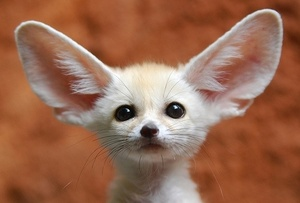
//> input picture Lab02/input.jpg, 300 x 203 px, shrunk from 495 x 336 before the run
$ ./hist_matching_YUV   (built with g++ and OpenCV 4)
//> lines starting //> are read from the running program, lines starting //| are printed output that depends on the picture
#include "hist_func.h"

void hist_eq(Mat &input, Mat &equalized, G *trans_func, float *CDF);
void hist_mat(Mat& input, Mat& ref, Mat& z_equalized, Mat& matched, Mat& s_equalized, G* z_trans_func_eq, G* match_func);

int main() {

	Mat input = imread("input.jpg", IMREAD_COLOR);
//> input is the input picture: 203 rows x 300 cols, CV_8UC3; mean B, G, R 81.3, 105.2, 153.5
	Mat ref= imread("ref_image4_eq.jpg", IMREAD_COLOR);
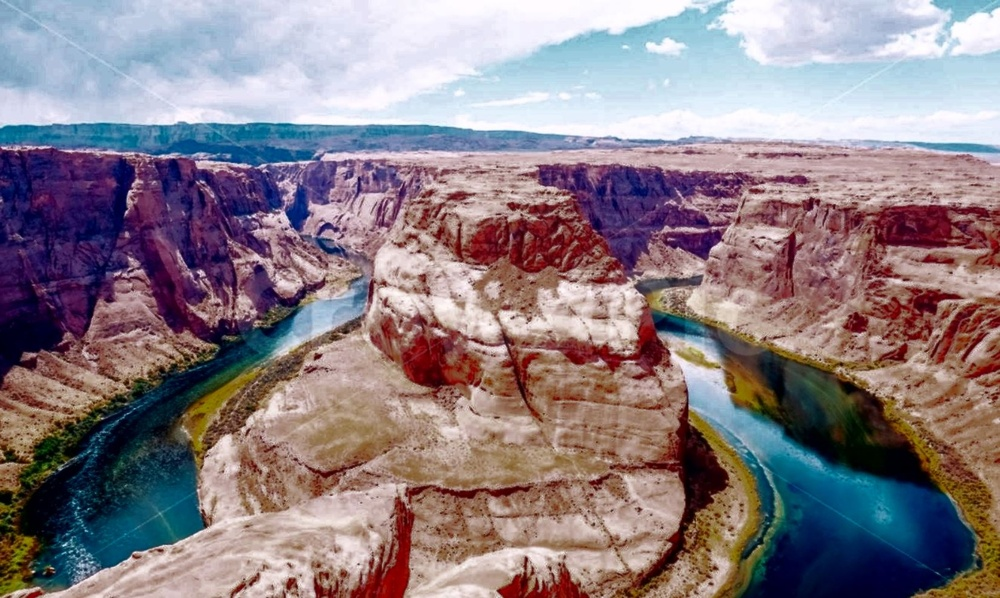
//> input picture Lab02/ref_image4_eq.JPG, 1000 x 598 px, shrunk from 1652 x 988 before the run
//> ref is the input picture: 598 rows x 1000 cols, CV_8UC3; mean B, G, R 132.7, 125.9, 139.2
	Mat s_equalized_YUV;
	Mat s_YUV;
	Mat z_equalized_YUV;
	Mat matched_YUV;
	Mat s,z;

	cvtColor(input, s_equalized_YUV, COLOR_RGB2YUV);	// RGB -> YUV
//> s_equalized_YUV: 203 rows x 300 cols, CV_8UC3; mean of channels 0, 1, 2 103.6, 152.5, 108.5
	cvtColor(input, s, COLOR_RGB2YUV);
	cvtColor(ref, z, COLOR_RGB2YUV);
//> z: 598 rows x 1000 cols, CV_8UC3; mean of channels 0, 1, 2 129.5, 132.8, 130.9
	cvtColor(ref, z_equalized_YUV, COLOR_RGB2YUV);	// RGB -> YUV

	// split each channel(Y, U, V)
	Mat s_channels[3];
	split(s_equalized_YUV, s_channels);
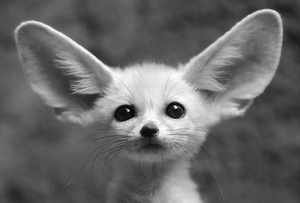
//> s_channels[0]: 203 rows x 300 cols, CV_8UC1; min 0, max 255, mean 103.6
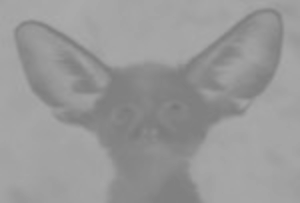
//> s_channels[1]: 203 rows x 300 cols, CV_8UC1; min 119, max 171, mean 152.5
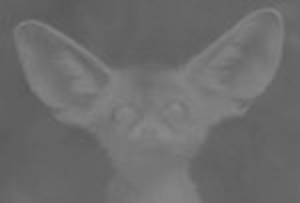
//> s_channels[2]: 203 rows x 300 cols, CV_8UC1; min 88, max 138, mean 108.5
	Mat s_Y = s_channels[0];						// U = channels[1], V = channels[2]

	Mat s_i[3];
	split(s, s_i);
	Mat s_input = s_i[0];

	// split each channel(Y, U, V)
	Mat z_channels[3];
	split(z_equalized_YUV, z_channels);
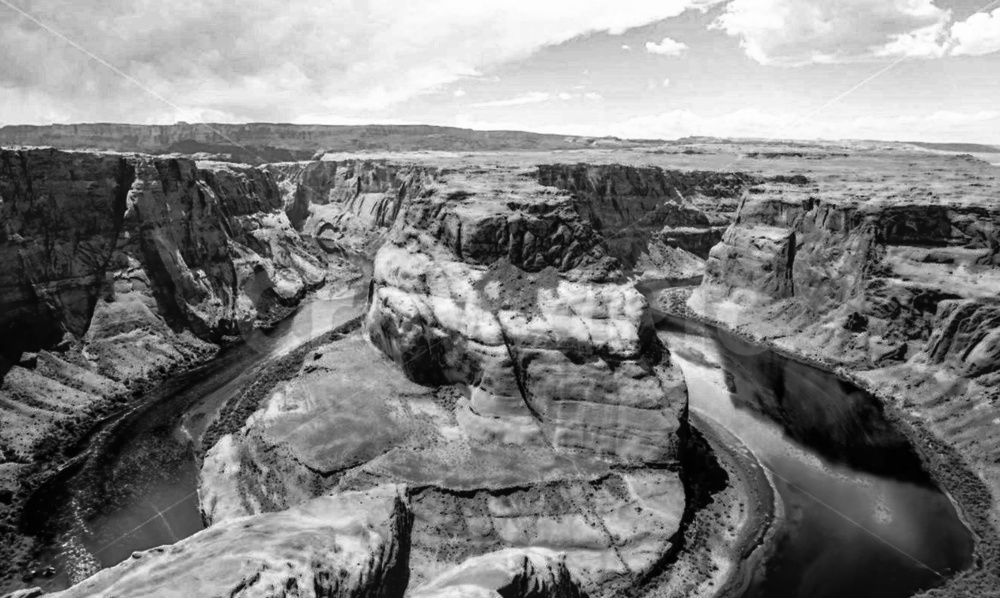
//> z_channels[0]: 598 rows x 1000 cols, CV_8UC1; min 0, max 255, mean 129.5
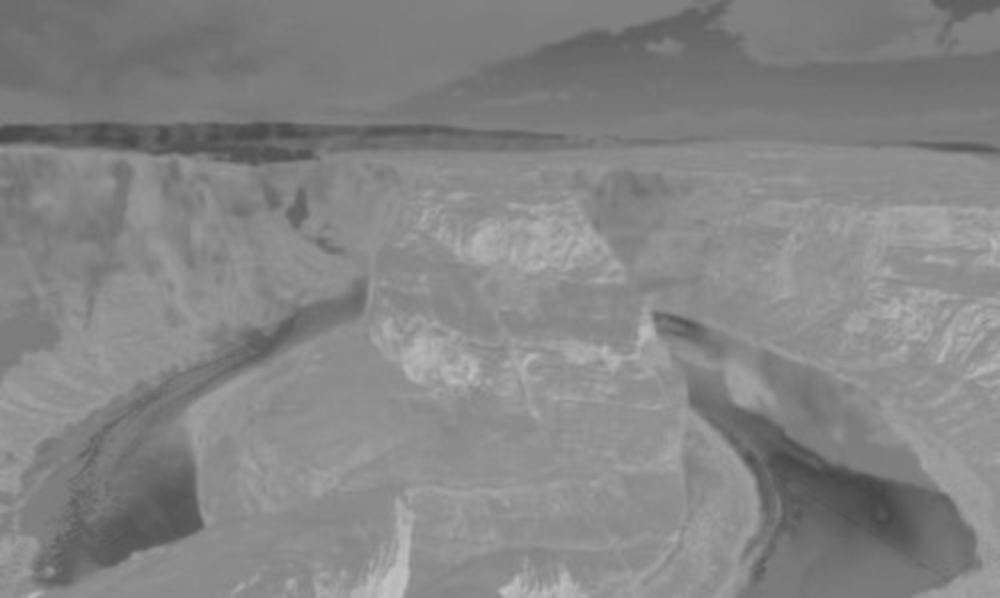
//> z_channels[1]: 598 rows x 1000 cols, CV_8UC1; min 69, max 193, mean 132.8
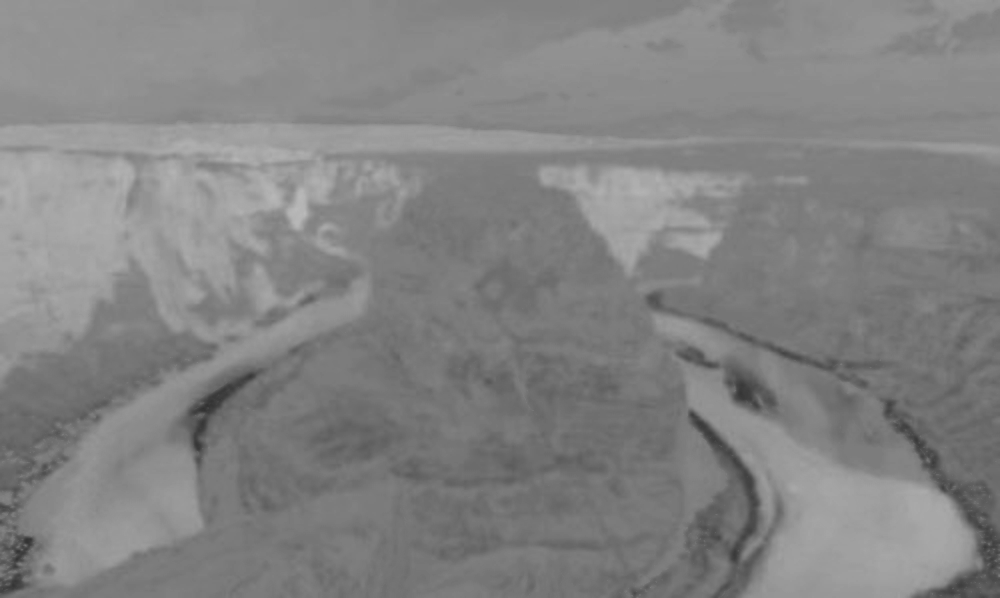
//> z_channels[2]: 598 rows x 1000 cols, CV_8UC1; min 48, max 187, mean 130.9
	Mat z_Y = z_channels[0];						// U = channels[1], V = channels[2]

	Mat z_i[3];
	split(z, z_i);
	Mat z_input = z_i[0];

	// split each channel(Y, U, V)
	Mat m_channels[3];
	split(s_equalized_YUV, m_channels);
	Mat m_Y = m_channels[0];						// U = channels[1], V = channels[2]

	// PDF or transfer function txt files
	FILE *s_f_equalized_PDF_YUV, *s_f_PDF_RGB, * s_Y_f_PDF_RGB;
	FILE *s_f_trans_func_eq_YUV;

	FILE* z_f_equalized_PDF_YUV, * z_Y_f_PDF_RGB;
	FILE* f_matched_func_YUV;

	FILE* f_matched_PDF_YUV, * z_f_PDF_RGB, * m_Y_f_PDF_RGB;
	FILE* z_f_trans_func_eq_YUV;

//> (the run ends here: the program needs code that is not available in this run, at `float **s_PDF_RGB = cal_PDF_RGB(input);`)
